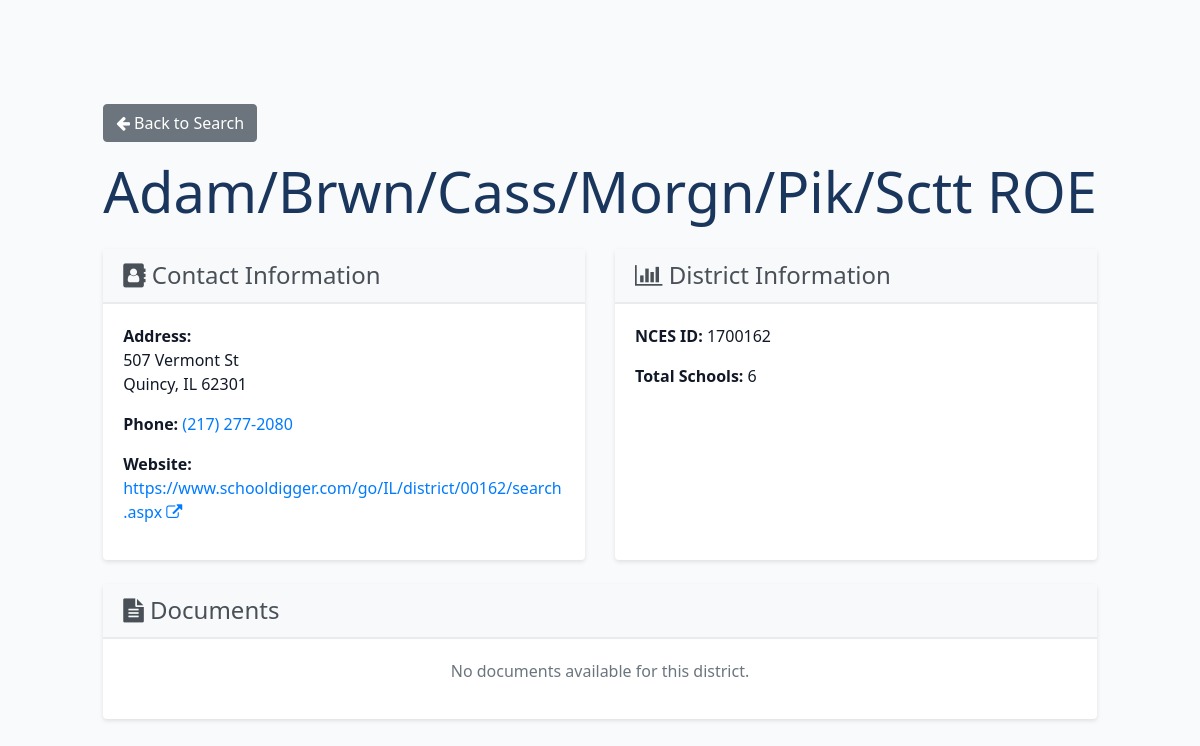
Screenshot of /district/5 with the database file from the repository.
### website/models.py (models this page shows)
class School(db.Model):
    id = db.Column(db.Integer, primary_key=True)
    nces_id = db.Column(db.String(10), unique=True)
    name = db.Column(db.String(150))
    street = db.Column(db.String(50))
    county = db.Column(db.String(150))
    city = db.Column(db.String(150))
    state = db.Column(db.String(150))
    zip_code = db.Column(db.String(10))
    phone_number = db.Column(db.String(20))
    email = db.Column(db.String(150), unique=True)
    website = db.Column(db.String(150))
    numberTotalSchools = db.Column(db.Integer)
    street = db.Column(db.String(150))
    lowGrade = db.Column(db.String(10))
    highGrade = db.Column(db.String(10))
    documents = db.relationship('Document')
    tags = db.relationship('Tag', secondary=school_tag, backref='schools')

### website/views.py (the view)
@views.route('/district/<int:district_id>')
def district_detail(district_id):
    school = School.query.get_or_404(district_id)
    return render_template("district_detail.html", school=school)

### website/templates/district_detail.html (shortened to what this page needs)
{% extends "base.html" %}
{% block content %}
<div class="district-detail">
    <div class="mb-3">
        <a href="{{ url_for('views.home') }}" class="btn btn-secondary">
            <i class="fa fa-arrow-left"></i> Back to Search
        </a>
    </div>
    <div class="district-header mb-4">
        <h1 class="display-4">{{ school.name }}</h1>
    </div>
    <div class="row">
        <div class="col-md-6 mb-4">
            <div class="card h-100">
                <div class="card-header">
                    <h4><i class="fa fa-address-book"></i> Contact Information</h4>
                </div>
                <div class="card-body">
                    {% if school.street %}
                        <p><strong>Address:</strong><br>
                        {{ school.street }}<br>
                        {{ school.city }}, {{ school.state }} {{ school.zip_code }}</p>
                    {% endif %}
                    {% if school.phone_number %}
                        <p><strong>Phone:</strong>
                        <a href="tel:{{ school.phone_number }}">{{ school.phone_number }}</a></p>
                    {% endif %}
                    {% if school.website %}
                        <p><strong>Website:</strong>
                        <a href="{{ school.website }}" target="_blank" rel="noopener">
                            {{ school.website }} <i class="fa fa-external-link"></i>
                        </a></p>
                    {% endif %}
                </div>
            </div>
        </div>
        <div class="col-md-6 mb-4">
            <div class="card h-100">
                <div class="card-header">
                    <h4><i class="fa fa-bar-chart"></i> District Information</h4>
                </div>
                <div class="card-body">
                    {% if school.nces_id %}
                        <p><strong>NCES ID:</strong> {{ school.nces_id }}</p>
                    {% endif %}
                    {% if school.numberTotalSchools %}
                        <p><strong>Total Schools:</strong> {{ school.numberTotalSchools }}</p>
                    {% endif %}
                </div>
            </div>
        </div>
    </div>
    {% if school.documents %}
        <div class="row">
            <div class="col-12">
                <div class="card">
                    <div class="card-header">
                        <h4><i class="fa fa-file-text"></i> Documents</h4>
                    </div>
                    <div class="card-body">
                        <div class="list-group">
                            {% for document in school.documents %}
                                <a href="{{ document.url }}"
                                   class="list-group-item list-group-item-action"
                                   target="_blank" rel="noopener">
                                    <div class="d-flex w-100 justify-content-between">
                                        <h5 class="mb-1">{{ document.title }}</h5>
                                        <small>{{ document.upload_date.strftime('%m/%d/%Y') }}</small>
                                    </div>
                                    <i class="fa fa-external-link"></i>
                                </a>
                            {% endfor %}
                        </div>
                    </div>
                </div>
            </div>
        </div>
    {% else %}
        <div class="row">
            <div class="col-12">
                <div class="card">
                    <div class="card-header">
                        <h4><i class="fa fa-file-text"></i> Documents</h4>
                    </div>
                    <div class="card-body text-center">
                        <p class="text-muted">No documents available for this district.</p>
                    </div>
                </div>
            </div>
        </div>
    {% endif %}
</div>
{% endblock %}

### website/static/style.css (style rules this page uses)
:root { color-scheme: light; }
* { box-sizing: border-box; }
body { margin: 0; font: 16px/1.5 system-ui, -apple-system, Segoe UI, Roboto, sans-serif; background: #f8fafc; color: #111827; }

### website/templates/district_detail.html (style rules this page uses)
.district-detail { max-width: 1000px; margin: 0 auto; }
.district-header h1 { color: #1a365d; margin-bottom: 1rem; }
.card { box-shadow: 0 2px 4px rgba(0,0,0,0.1); border: none; }
.card-header { background-color: #f8f9fa; border-bottom: 2px solid #e9ecef; }
.card-header h4 { margin: 0; color: #495057; }

### rows the page displays
School: name "Adam/Brwn/Cass/Morgn/Pik/Sctt ROE", street "507 Vermont St", city "Quincy", state "IL", zip_code "62301", phone_number "(217) 277-2080", website "https://www.schooldigger.com/go/IL/district/00162/search.aspx", nces_id "1700162", numberTotalSchools "6"
